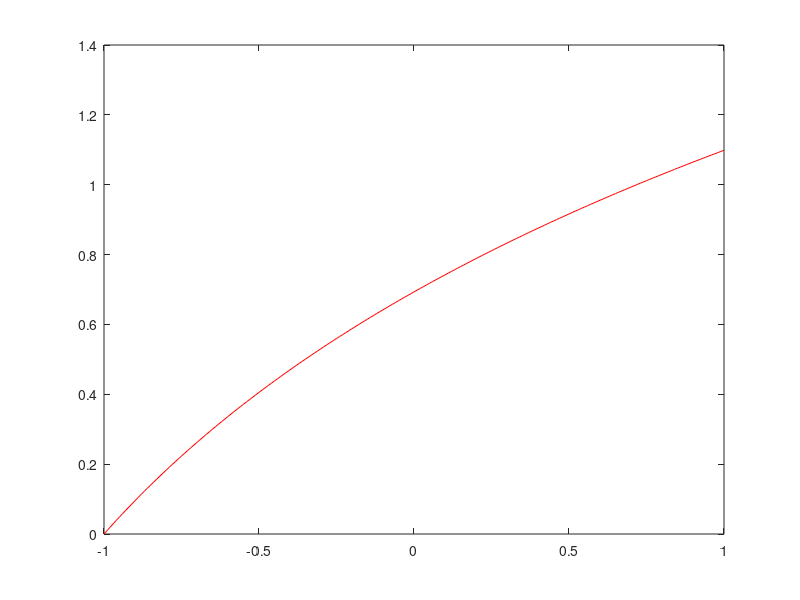

This chart was generated by the following MATLAB code: (Note: this script raises an error after producing the figure.)
% definire functie
x = -1:0.01:1;
f = log(x+2);

% plot pt functie
plot(x, f, 'r');
hold on;

% puncte de interpolare definite
x_interp=linspace(-1,1,13); 
% x_interp = linspace(-1, 1, numel(x));

% calculam val fct in pct de interpolare
f_interp=log(x_interp+2);

% plot Lagrange interp. polinom
plot(x, lagrange_324(x_interp, f_interp, x), 'b');
